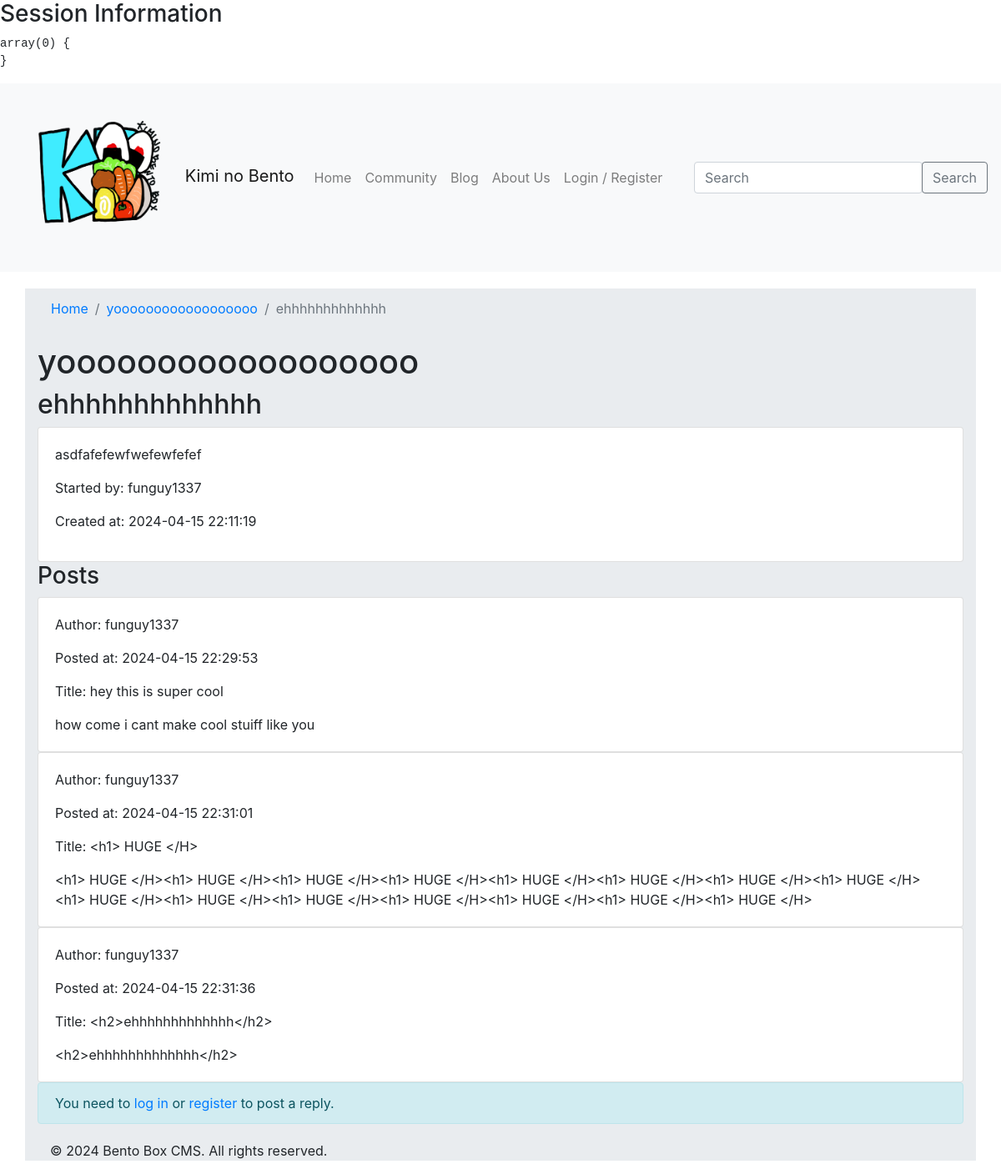
The app's page /show_topic.php?topic_id=6 with its own data.
### tables this page shows
CREATE TABLE `topics` (
  `topic_id` int(11) NOT NULL,
  `category_id` int(11) DEFAULT NULL,
  `title` varchar(255) NOT NULL,
  `topic_content` text NOT NULL,
  `topic_starter_id` int(11) DEFAULT NULL,
  `date_created` timestamp NOT NULL DEFAULT current_timestamp(),
  `reply_count` int(11) DEFAULT 0
);

CREATE TABLE `categories` (
  `category_id` int(11) NOT NULL,
  `name` varchar(255) NOT NULL,
  `user_id` int(11) NOT NULL,
  `date_created` timestamp NOT NULL DEFAULT current_timestamp() ON UPDATE current_timestamp()
);

CREATE TABLE `users` (
  `user_id` int(11) NOT NULL,
  `username` varchar(30) NOT NULL,
  `email` varchar(60) NOT NULL,
  `password` varchar(30) NOT NULL,
  `role_id` int(3) NOT NULL,
  `date_created` date NOT NULL DEFAULT current_timestamp()
);

CREATE TABLE `posts` (
  `post_id` int(11) NOT NULL,
  `topic_id` int(11) DEFAULT NULL,
  `author_id` int(11) DEFAULT NULL,
  `title` text NOT NULL,
  `content` text NOT NULL,
  `date_created` timestamp NOT NULL DEFAULT current_timestamp()
);

### inc/config.inc.php (called while the page is built, shortened)
<?php
function isLoggedIn()
{
    return isset($_SESSION['user_id']);
}

### show_topic.php (the view)
<?php
include('inc/database.inc.php');
include('inc/config.inc.php');
include('inc/header.inc.php');
if (isset($_GET['topic_id']) && !empty($_GET['topic_id'])) {
    $topic_id = htmlspecialchars($_GET['topic_id']);
    $stmt = $db->prepare("SELECT t.*,
                                c.name AS category_name,
                                u.username AS topic_starter_username
                            FROM topics t
                            LEFT JOIN categories c ON t.category_id = c.category_id
                            LEFT JOIN users u ON t.topic_starter_id = u.user_id
                            WHERE t.topic_id = ?");
    $stmt->execute([$topic_id]);
    $topic = $stmt->fetch(PDO::FETCH_ASSOC);
    $stmt = $db->prepare("SELECT p.*,
                                u.username AS post_author_username
                            FROM posts p
                            LEFT JOIN users u ON p.author_id = u.user_id
                            WHERE p.topic_id = ?
                            ORDER BY p.date_created ASC");
    $stmt->execute([$topic_id]);
    $posts = $stmt->fetchAll(PDO::FETCH_ASSOC);
} else {
    header("Location: error.php");
    exit;
}
?>
<div class="container">
    <nav aria-label="breadcrumb">
        <ol class="breadcrumb">
            <li class="breadcrumb-item"><a href="index.php">Home</a></li>
            <li class="breadcrumb-item"><a href="community.php?category=<?= $topic['category_id'] ?>"><?= $topic['category_name'] ?></a></li>
            <li class="breadcrumb-item active" aria-current="page"><?= $topic['title'] ?></li>
        </ol>
    </nav>
    <h1><?= $topic['category_name'] ?> </h1>
    <h2><?= $topic['title'] ?></h2>
    <div class="card">
        <div class="card-body">
            <div class="topic-info">
                <?= htmlspecialchars_decode($topic['topic_content']) ?>
                <p>Started by: <?= $topic['topic_starter_username'] ?></p>
                <p>Created at: <?= $topic['date_created'] ?></p>
            </div>
        </div>
    </div>
    <div class="post-list">
        <h3>Posts</h3>
        <?php foreach ($posts as $post) : ?>
            <div class="card">
                <div class="card-body">
                    <div class="post-info">
                        <p>Author: <?= $post['post_author_username'] ?></p>
                        <p>Posted at: <?= $post['date_created'] ?></p>
                        <p>Title: <?= $post['title'] ?></p>
                    </div>
                    <div class="post-content">
                        <?= $post['content'] ?>
                    </div>
                </div>
            </div>
        <?php endforeach; ?>
    </div>
    <?php if (isLoggedIn()) : ?>
        <div class="reply-form">
            <h3>Reply to this topic</h3>
            <form method="post" action="backend/submit_post.php">
                <input type="hidden" name="topic_id" value="<?php echo $topic_id; ?>">
                <div class="form-group">
                    <label for="reply_title">Reply Title</label>
                    <input type="text" class="form-control" id="reply_title" name="reply_title">
                </div>
                <div class="form-group">
                    <label for="reply_content">Your Reply</label>
                    <textarea class="form-control" id="reply_content" name="reply_content" rows="3"></textarea>
                </div>
                <button type="submit" class="btn btn-primary">Post Reply</button>
            </form>
        </div>
    <?php else : ?>
        <div class="alert alert-info" role="alert">
            You need to <a href="user/login.php">log in</a> or <a href="user/register.php">register</a> to post a reply.
        </div>
    <?php endif; ?>
    <?php
    include('inc/footer.inc.php');
    ?>

### CSS/styles.css (style rules this page uses)
.container { margin-top: 20px; background-color: #e9ecef; }

### records on screen
topics: category.name "yoooooooooooooooooo", title "ehhhhhhhhhhhhh", topic_content "asdfafefewfwefewfefef", topic_starter.username "funguy1337", date_created "2024-04-15 22:11:19"
posts: author.username "funguy1337", date_created "2024-04-15 22:29:53", title "hey this is super cool", content "how come i cant make cool stuiff like you"
posts: author.username "funguy1337", date_created "2024-04-15 22:31:01", title "<h1> HUGE </H>", content "<h1> HUGE </H><h1> HUGE </H><h1> HUGE </H><h1> HUGE </H><h1> HUGE </H><h1> HUGE </H><h1> HUGE </H><h1> HUGE </H><h1> HUGE </H><h1> HUGE </H><h1> HUGE </H><h1> HUGE </H><h1> HUGE </H><h1> HUGE </H><h1> HUGE </H>"
posts: author.username "funguy1337", date_created "2024-04-15 22:31:36", title "<h2>ehhhhhhhhhhhhh</h2>", content "<h2>ehhhhhhhhhhhhh</h2>"
